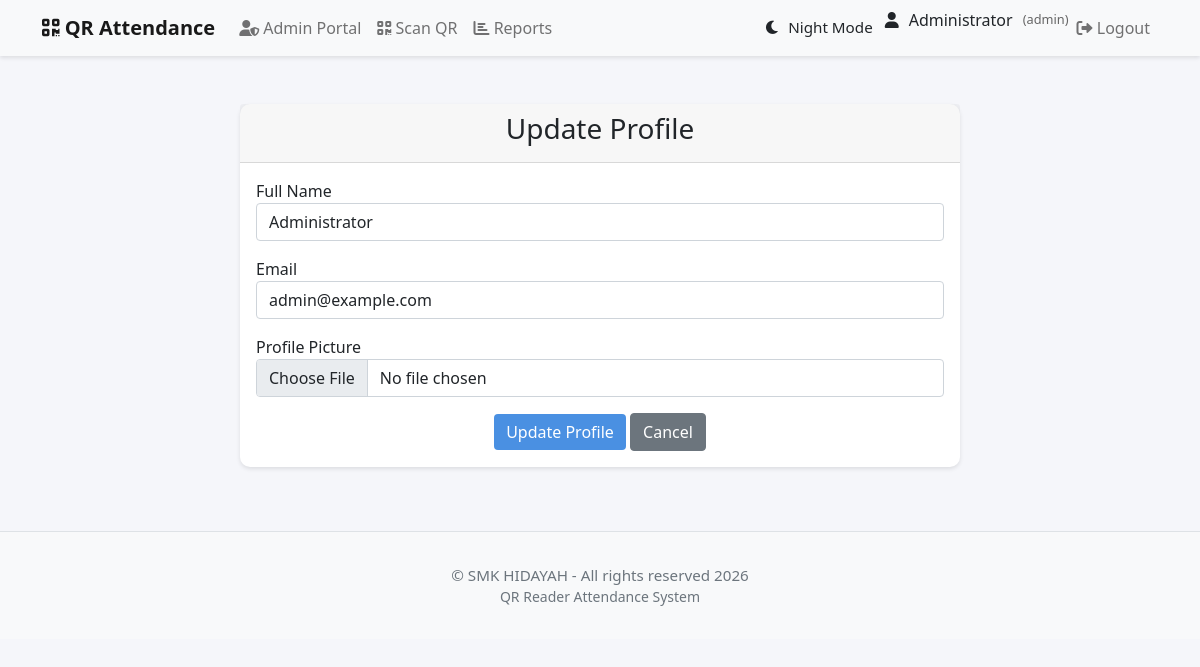
The app's page /update_profile (signed in) with its own data.
### app/models/user.py (models this page shows, shortened)
class User(UserMixin, db.Model):
    id = db.Column(db.Integer, primary_key=True)
    username = db.Column(db.String(64), unique=True, nullable=False)
    email = db.Column(db.String(120), unique=True, nullable=False)
    name = db.Column(db.String(64), nullable=False)
    password_hash = db.Column(db.String(128))
    role = db.Column(db.String(20), default='student')  # 'admin' or 'student'
    qr_code = db.Column(db.String(128))
    qr_code_created_at = db.Column(db.DateTime, default=datetime.utcnow)
    profile_picture = db.Column(db.String(128))
    email_notifications = db.Column(db.Boolean, default=True)
    attendance_reminders = db.Column(db.Boolean, default=True)
    weekly_reports = db.Column(db.Boolean, default=True)
    language = db.Column(db.String(10), default='en')
    timezone = db.Column(db.String(20), default='UTC')
    last_login = db.Column(db.DateTime)
    login_attempts = db.Column(db.Integer, default=0)
    account_locked_until = db.Column(db.DateTime)
    attendance_records = db.relationship('Attendance', backref='user', lazy='dynamic', cascade='all, delete-orphan')

### app/routes/main.py (the view, shortened to what this page needs)
@bp.route('/update_profile', methods=['GET', 'POST'])
@login_required
def update_profile():
    return render_template('update_profile.html')

### app/models/user.py (called while the page is built)
@login_manager.user_loader
def load_user(user_id):
    return User.query.get(int(user_id))

### app/templates/update_profile.html (shortened to what this page needs)
{% extends "base.html" %}
{% block content %}
<div class="container mt-5">
    <div class="row justify-content-center">
        <div class="col-md-8">
            <div class="card">
                <div class="card-header">
                    <h3 class="text-center">Update Profile</h3>
                </div>
                <div class="card-body">
                    <form method="POST" enctype="multipart/form-data">
                        <div class="form-group mb-3">
                            <label for="name">Full Name</label>
                            <input type="text" class="form-control" id="name" name="name" value="{{ current_user.name }}" required>
                        </div>
                        <div class="form-group mb-3">
                            <label for="email">Email</label>
                            <input type="email" class="form-control" id="email" name="email" value="{{ current_user.email }}" required>
                        </div>
                        <div class="form-group mb-3">
                            <label for="profile_picture">Profile Picture</label>
                            <input type="file" class="form-control" id="profile_picture" name="profile_picture" accept="image/*">
                        </div>
                        <div class="text-center">
                            <button type="submit" class="btn btn-primary">Update Profile</button>
                            <a href="{{ url_for('main.student_dashboard') }}" class="btn btn-secondary">Cancel</a>
                        </div>
                    </form>
                </div>
            </div>
        </div>
    </div>
</div>
{% endblock %}

### app/templates/base.html (shortened to what this page needs)
<!DOCTYPE html>
<html lang="en">
<head>
    <link href="https://cdn.jsdelivr.net/npm/bootstrap@5.1.3/dist/css/bootstrap.min.css" rel="stylesheet">
    <link href="https://cdnjs.cloudflare.com/ajax/libs/font-awesome/6.0.0/css/all.min.css" rel="stylesheet">
</head>
<body>
    <nav class="navbar navbar-expand-lg navbar-light bg-light">
        <div class="container">
            <a class="navbar-brand" href="{{ url_for('main.index') }}">
                <i class="fas fa-qrcode"></i> QR Attendance
            </a>
            <div class="collapse navbar-collapse" id="navbarNav">
                <ul class="navbar-nav me-auto">
                    {% if current_user.is_authenticated %}
                        {% if current_user.role == 'admin' %}
                            <li class="nav-item">
                                <a class="nav-link" href="{{ url_for('admin.admin_portal') }}">
                                    <i class="fas fa-user-shield"></i> Admin Portal
                                </a>
                            </li>
                            <li class="nav-item">
                                <a class="nav-link" href="{{ url_for('attendance.scan') }}">
                                    <i class="fas fa-qrcode"></i> Scan QR
                                </a>
                            </li>
                            <li class="nav-item">
                                <a class="nav-link" href="{{ url_for('attendance.attendance_report') }}">
                                    <i class="fas fa-chart-bar"></i> Reports
                                </a>
                            </li>
                        {% endif %}
                    {% endif %}
                </ul>
                <ul class="navbar-nav">
                    {% if current_user.is_authenticated %}
                        <li class="nav-item">
                            <button class="nav-link btn btn-link" id="darkModeToggle" title="Toggle Night Mode">
                                <i class="fas fa-moon"></i> <span id="darkModeText">Night Mode</span>
                            </button>
                        </li>
                        <li class="nav-item">
                            <div class="user-info">
                                <i class="fas fa-user"></i>
                                <span>{{ current_user.name }}</span>
                                <span class="user-role">({{ current_user.role }})</span>
                            </div>
                        </li>
                        <li class="nav-item">
                            <a class="nav-link" href="{{ url_for('auth.logout') }}">
                                <i class="fas fa-sign-out-alt"></i> Logout
                            </a>
                        </li>
                    {% else %}
                        <li class="nav-item">
                            <a class="nav-link" href="{{ url_for('auth.login', role='student') }}">
                                <i class="fas fa-sign-in-alt"></i> Login
                            </a>
                        </li>
                    {% endif %}
                </ul>
            </div>
        </div>
    </nav>
    <div class="container mt-4">
        {% block content %}{% endblock %}
    </div>
    <footer>
        <div class="container">
            <p>&copy; SMK HIDAYAH - All rights reserved 2026</p>
            <p class="small">QR Reader Attendance System</p>
        </div>
    </footer>
</body>
</html>

### app/templates/base.html (style rules this page uses)
:root { --primary-color: #4a90e2; --secondary-color: #f5f6fa; }
body { background-color: var(--secondary-color); font-family: 'Segoe UI', Tahoma, Geneva, Verdana, sans-serif; }
.navbar { background-color: white; box-shadow: 0 2px 4px rgba(0,0,0,0.1); }
.card { border: none; border-radius: 10px; box-shadow: 0 2px 4px rgba(0,0,0,0.1); transition: transform 0.2s; }
.btn-primary { background-color: var(--primary-color); border: none; }
.navbar-brand { font-weight: bold; }
.nav-link { color: #333; }
.user-info { display: flex; align-items: center; gap: 10px; }
.user-role { font-size: 0.8em; color: #666; }
#darkModeToggle { color: inherit; border: none; padding: 0.5rem 0.75rem; cursor: pointer; transition: color 0.3s ease; display: flex; align-items: center; gap: 0.5rem; font-size: 0.95rem; }
footer { background-color: #f8f9fa; border-top: 1px solid #dee2e6; margin-top: 4rem; padding: 2rem 0; color: #6c757d; text-align: center; }
footer p { margin: 0; font-size: 0.95rem; }

### records on screen
User: name "Administrator", role "admin", email "admin@example.com"
